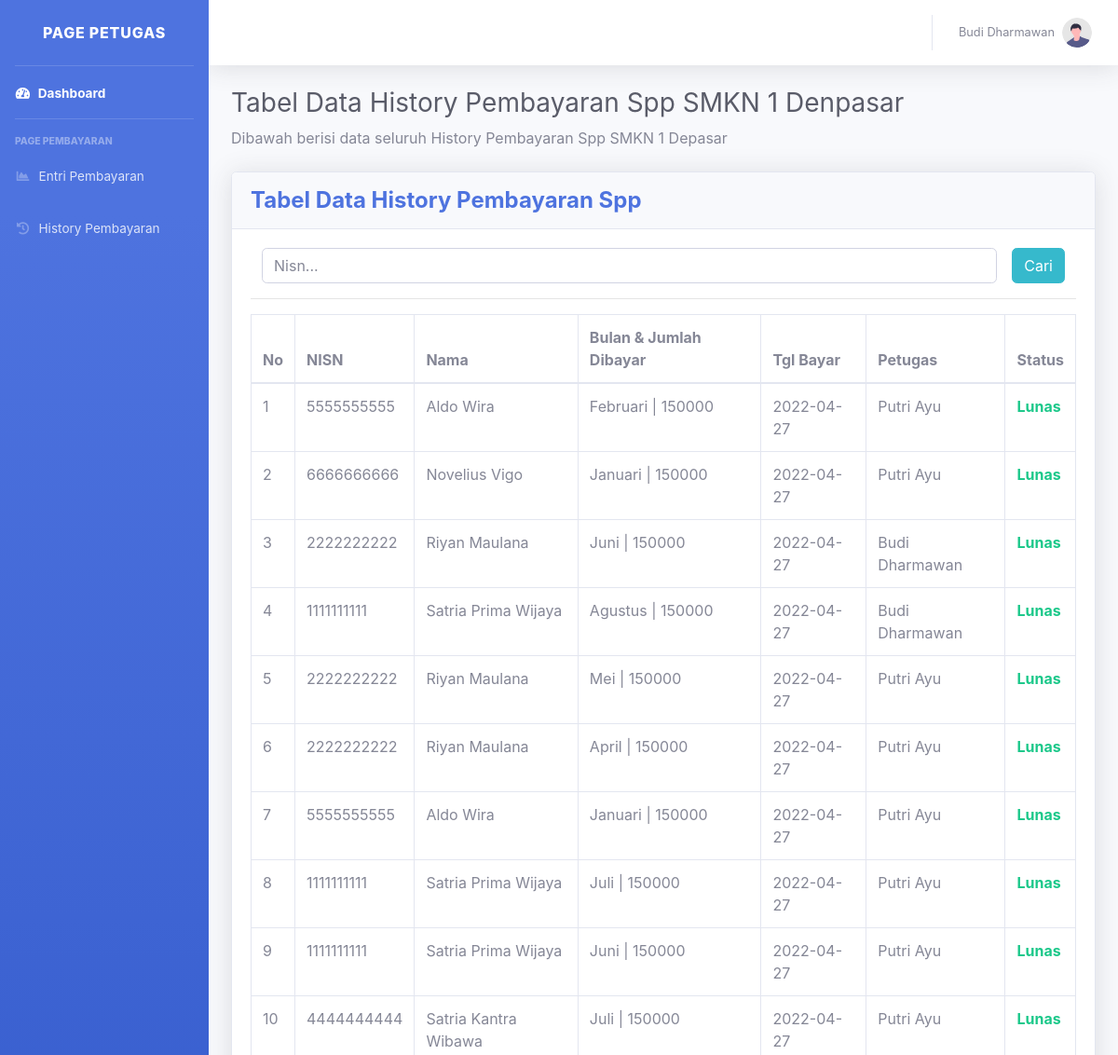
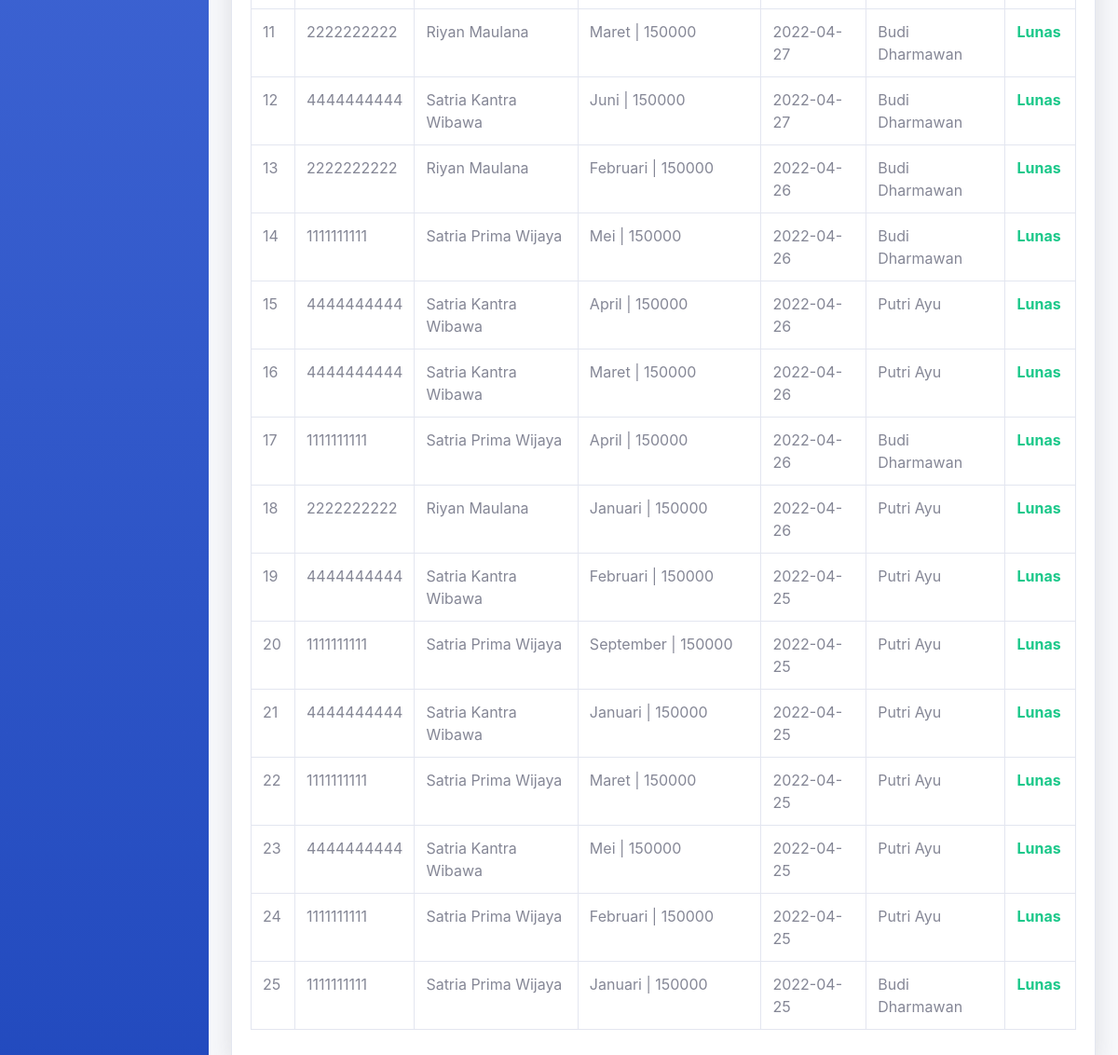
The app's page /views/petugas/index.php?page=history-pembayaran (signed in) with its own data (2 pictures, top to bottom).
### tables this page shows
CREATE TABLE `pembayaran` (
  `id_pembayaran` int(11) NOT NULL,
  `id_petugas` int(11) NOT NULL,
  `nisn` char(10) NOT NULL,
  `tgl_bayar` date NOT NULL,
  `bulan_dibayar` varchar(9) NOT NULL,
  `tahun_dibayar` varchar(4) NOT NULL,
  `id_spp` int(11) NOT NULL,
  `jumlah_bayar` int(11) NOT NULL
);

CREATE TABLE `siswa` (
  `nisn` char(10) NOT NULL,
  `nis` char(8) NOT NULL,
  `nama` varchar(35) NOT NULL,
  `id_kelas` int(11) NOT NULL,
  `alamat` text NOT NULL,
  `no_telp` varchar(13) NOT NULL,
  `id_spp` int(11) NOT NULL
);

CREATE TABLE `petugas` (
  `id_petugas` int(11) NOT NULL,
  `username` varchar(25) NOT NULL,
  `password` varchar(32) NOT NULL,
  `nama_petugas` varchar(35) NOT NULL,
  `level` enum('admin','petugas') NOT NULL
);

### class/admin.php (called while the page is built, shortened)
<?php
require_once '../../config/database.php';
class Admin extends Database
{
    public function getDataSiswa() {
        $query = "SELECT siswa.*, kelas.nama_kelas FROM siswa INNER JOIN kelas ON kelas.id_kelas=siswa.id_kelas";
        $result = $this->query($query);
        return $result;
    }
    public function getDataPetugas() {
        $query = "SELECT * FROM petugas ORDER BY id_petugas DESC";
        $result = $this->query($query);
        return $result;
    }
    public function getDataPembayaran() {
        $query = "SELECT * FROM pembayaran ORDER BY id_pembayaran DESC";
        $result = $this->query($query);
        return $result;
    }
}

### config/database.php (called while the page is built, shortened)
<?php
class Database
{
    private $host = "localhost";
    private $user = "root";
    private $pass = "rootuser";
    private $dbname = "admin_ukk_spp";
    public function __construct()
    {
        $this->koneksi = mysqli_connect($this->host, $this->user, $this->pass, $this->dbname);
    }
    public function query($query) {
        $result = mysqli_query($this->koneksi, $query);
        while($row = mysqli_fetch_assoc($result)) {
            $rows[] = $row;
        }
        return isset($rows) ? $rows : '';
    }
}

### views/petugas/historyPembayaran.php (the view, shortened to what this page needs)
<?php
if(isset($_POST['nisn']) && $_POST['nisn'] != '') {
    $nisn = $_POST['nisn'];
    $datasiswa = $admin->searchSiswaByNisn($nisn);
    $datapembayaran = $admin->searchDataPembayaranByNisn($nisn);
} else {
    $datasiswa = $admin->getDataSiswa();
    $datapembayaran = $admin->getDataPembayaran();
}
$datapetugas = $admin->getDataPetugas();
?>
    <div id="wrapper">
                <div class="container-fluid">
                    <h1 class="h3 mb-2 text-gray-800">Tabel Data History Pembayaran Spp SMKN 1 Denpasar</h1>
                    <p class="mb-4">Dibawah berisi data seluruh History Pembayaran Spp SMKN 1 Depasar </p>
                    <div class="card shadow mb-4">
                        <div class="card-header py-3 d-flex justify-content-between">
                            <h4 class="m-0 font-weight-bold text-primary">Tabel Data History Pembayaran Spp</h4>
                        </div>
                        <div class="card-body">
                                <div>
                                    <form action="" method="post">
                                        <div class="form-group col-lg-12 d-flex">
                                            <input type="search" name="nisn" <?php if(isset($_POST['nisn']) && $_POST['nisn'] != '') {  foreach($datasiswa as $siswa): ?>
                                                                                <?php endforeach; } ?> placeholder="Nisn..." class="form-control">
                                            <button type="submit" name="cariSiswa" class="btn btn-info ml-3">Cari</button>
                                        </div>
                                    </form>
                                </div>
                                <hr>
                            <div class="table-responsive">
                                    <?php
                                    if(isset($_POST['nisn']) && $_POST['nisn'] != '') {
                                    ?>
                                        <table class="table table-bordered" id="dataTable" width="100%" cellspacing="0">
                                            <thead>
                                                <tr>
                                                    <th>No</th>
                                                    <th>Bulan & Jumlah Dibayar</th>
                                                    <th>Tgl Bayar</th>
                                                    <th>Petugas</th>
                                                    <th>Status</th>
                                                </tr>
                                            </thead>
                                            <tbody>
                                            <?php $i = 1; ?>
                                            <?php foreach($datapembayaran as $bayar): ?>
                                                <tr>
                                                    <td><?= $i ?></td>
                                                    <td><?= $bayar['bulan_dibayar'] ?> | <?= $bayar['jumlah_bayar'] ?></td>
                                                    <td><?= $bayar['tgl_bayar'] ?></td>
                                                    <?php foreach($datapetugas as $petugas): ?>
                                                        <?php if($petugas['id_petugas'] == $bayar['id_petugas']): ?>
                                                            <td><?= $petugas['nama_petugas'] ?></td>
                                                        <?php endif; ?>
                                                    <?php endforeach; ?>
                                                    <td><span class="text-success font-weight-bold">Lunas</span></td>
                                                </tr>
                                            <?php $i++; ?>
                                            <?php endforeach; ?>
                                            </tbody>
                                        </table>
                                    <?php
                                    } else {
                                    ?>
                                    <table class="table table-bordered" id="dataTable" width="100%" cellspacing="0">
                                        <thead>
                                            <tr>
                                                <th>No</th>
                                                <th>NISN</th>
                                                <th>Nama</th>
                                                <th>Bulan & Jumlah Dibayar</th>
                                                <th>Tgl Bayar</th>
                                                <th>Petugas</th>
                                                <th>Status</th>
                                            </tr>
                                        </thead>
                                        <tbody>
                                        <?php $i = 1; ?>
                                        <?php foreach($datapembayaran as $bayar): ?>
                                            <tr>
                                                <td><?= $i ?></td>
                                                <td><?= $bayar['nisn'] ?></td>
                                                <?php foreach($datasiswa as $siswa): ?>
                                                    <?php if($siswa['nisn'] == $bayar['nisn']): ?>
                                                        <td><?= $siswa['nama'] ?></td>
                                                    <?php endif; ?>
                                                <?php endforeach; ?>
                                                <td><?= $bayar['bulan_dibayar'] ?> | <?= $bayar['jumlah_bayar'] ?></td>
                                                <td><?= $bayar['tgl_bayar'] ?></td>
                                                <?php foreach($datapetugas as $petugas): ?>
                                                    <?php if($petugas['id_petugas'] == $bayar['id_petugas']): ?>
                                                        <td><?= $petugas['nama_petugas'] ?></td>
                                                    <?php endif; ?>
                                                <?php endforeach; ?>
                                                <td><span class="text-success font-weight-bold">Lunas</span></td>
                                            </tr>
                                        <?php $i++; ?>
                                        <?php endforeach; ?>
                                        </tbody>
                                    </table>
                                    <?php }?>
                            </div>
                        </div>
                    </div>
                </div>
            </div>
        </div>
    </div>

### records on screen
pembayaran: nisn "5555555555", bulan_dibayar "Februari", jumlah_bayar "150000", tgl_bayar "2022-04-27"
siswa: nama "Aldo Wira"
petugas: nama_petugas "Putri Ayu"
pembayaran: nisn "6666666666", bulan_dibayar "Januari", jumlah_bayar "150000", tgl_bayar "2022-04-27"
siswa: nama "Novelius Vigo"
pembayaran: nisn "2222222222", bulan_dibayar "Juni", jumlah_bayar "150000", tgl_bayar "2022-04-27"
siswa: nama "Riyan Maulana"
petugas: nama_petugas "Budi Dharmawan"
pembayaran: nisn "1111111111", bulan_dibayar "Agustus", jumlah_bayar "150000", tgl_bayar "2022-04-27"
siswa: nama "Satria Prima Wijaya"
pembayaran: nisn "2222222222", bulan_dibayar "Mei", jumlah_bayar "150000", tgl_bayar "2022-04-27"
pembayaran: nisn "2222222222", bulan_dibayar "April", jumlah_bayar "150000", tgl_bayar "2022-04-27"
pembayaran: nisn "5555555555", bulan_dibayar "Januari", jumlah_bayar "150000", tgl_bayar "2022-04-27"
pembayaran: nisn "1111111111", bulan_dibayar "Juli", jumlah_bayar "150000", tgl_bayar "2022-04-27"
pembayaran: nisn "1111111111", bulan_dibayar "Juni", jumlah_bayar "150000", tgl_bayar "2022-04-27"
pembayaran: nisn "4444444444", bulan_dibayar "Juli", jumlah_bayar "150000", tgl_bayar "2022-04-27"
siswa: nama "Satria Kantra Wibawa"
pembayaran: nisn "2222222222", bulan_dibayar "Maret", jumlah_bayar "150000", tgl_bayar "2022-04-27"
pembayaran: nisn "4444444444", bulan_dibayar "Juni", jumlah_bayar "150000", tgl_bayar "2022-04-27"
pembayaran: nisn "2222222222", bulan_dibayar "Februari", jumlah_bayar "150000", tgl_bayar "2022-04-26"
pembayaran: nisn "1111111111", bulan_dibayar "Mei", jumlah_bayar "150000", tgl_bayar "2022-04-26"
pembayaran: nisn "4444444444", bulan_dibayar "April", jumlah_bayar "150000", tgl_bayar "2022-04-26"
pembayaran: nisn "4444444444", bulan_dibayar "Maret", jumlah_bayar "150000", tgl_bayar "2022-04-26"
pembayaran: nisn "1111111111", bulan_dibayar "April", jumlah_bayar "150000", tgl_bayar "2022-04-26"
pembayaran: nisn "2222222222", bulan_dibayar "Januari", jumlah_bayar "150000", tgl_bayar "2022-04-26"
pembayaran: nisn "4444444444", bulan_dibayar "Februari", jumlah_bayar "150000", tgl_bayar "2022-04-25"
pembayaran: nisn "1111111111", bulan_dibayar "September", jumlah_bayar "150000", tgl_bayar "2022-04-25"
pembayaran: nisn "4444444444", bulan_dibayar "Januari", jumlah_bayar "150000", tgl_bayar "2022-04-25"
pembayaran: nisn "1111111111", bulan_dibayar "Maret", jumlah_bayar "150000", tgl_bayar "2022-04-25"
pembayaran: nisn "4444444444", bulan_dibayar "Mei", jumlah_bayar "150000", tgl_bayar "2022-04-25"
pembayaran: nisn "1111111111", bulan_dibayar "Februari", jumlah_bayar "150000", tgl_bayar "2022-04-25"
pembayaran: nisn "1111111111", bulan_dibayar "Januari", jumlah_bayar "150000", tgl_bayar "2022-04-25"

### other values on screen
$_SESSION['user_session']['nama'] "Budi Dharmawan"
